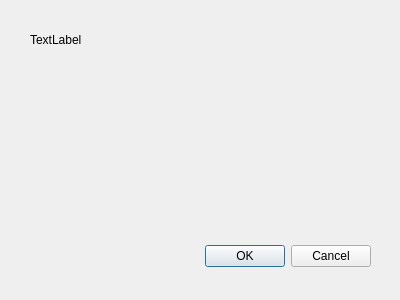
<?xml version="1.0" encoding="UTF-8"?>
<ui version="4.0">
 <class>Dialog</class>
 <widget class="QDialog" name="Dialog">
  <property name="geometry">
   <rect>
    <x>0</x>
    <y>0</y>
    <width>400</width>
    <height>300</height>
   </rect>
  </property>
  <property name="windowTitle">
   <string>Dialog</string>
  </property>
  <widget class="QDialogButtonBox" name="buttonBox">
   <property name="geometry">
    <rect>
     <x>30</x>
     <y>240</y>
     <width>341</width>
     <height>32</height>
    </rect>
   </property>
   <property name="orientation">
    <enum>Qt::Orientation::Horizontal</enum>
   </property>
   <property name="standardButtons">
    <set>QDialogButtonBox::StandardButton::Cancel|QDialogButtonBox::StandardButton::Ok</set>
   </property>
  </widget>
  <widget class="QLabel" name="label">
   <property name="geometry">
    <rect>
     <x>30</x>
     <y>30</y>
     <width>83</width>
     <height>19</height>
    </rect>
   </property>
   <property name="text">
    <string>TextLabel</string>
   </property>
  </widget>
 </widget>
 <resources/>
 <connections>
  <connection>
   <sender>buttonBox</sender>
   <signal>accepted()</signal>
   <receiver>Dialog</receiver>
   <slot>accept()</slot>
   <hints>
    <hint type="sourcelabel">
     <x>248</x>
     <y>254</y>
    </hint>
    <hint type="destinationlabel">
     <x>157</x>
     <y>274</y>
    </hint>
   </hints>
  </connection>
  <connection>
   <sender>buttonBox</sender>
   <signal>rejected()</signal>
   <receiver>Dialog</receiver>
   <slot>reject()</slot>
   <hints>
    <hint type="sourcelabel">
     <x>316</x>
     <y>260</y>
    </hint>
    <hint type="destinationlabel">
     <x>286</x>
     <y>274</y>
    </hint>
   </hints>
  </connection>
 </connections>
</ui>
